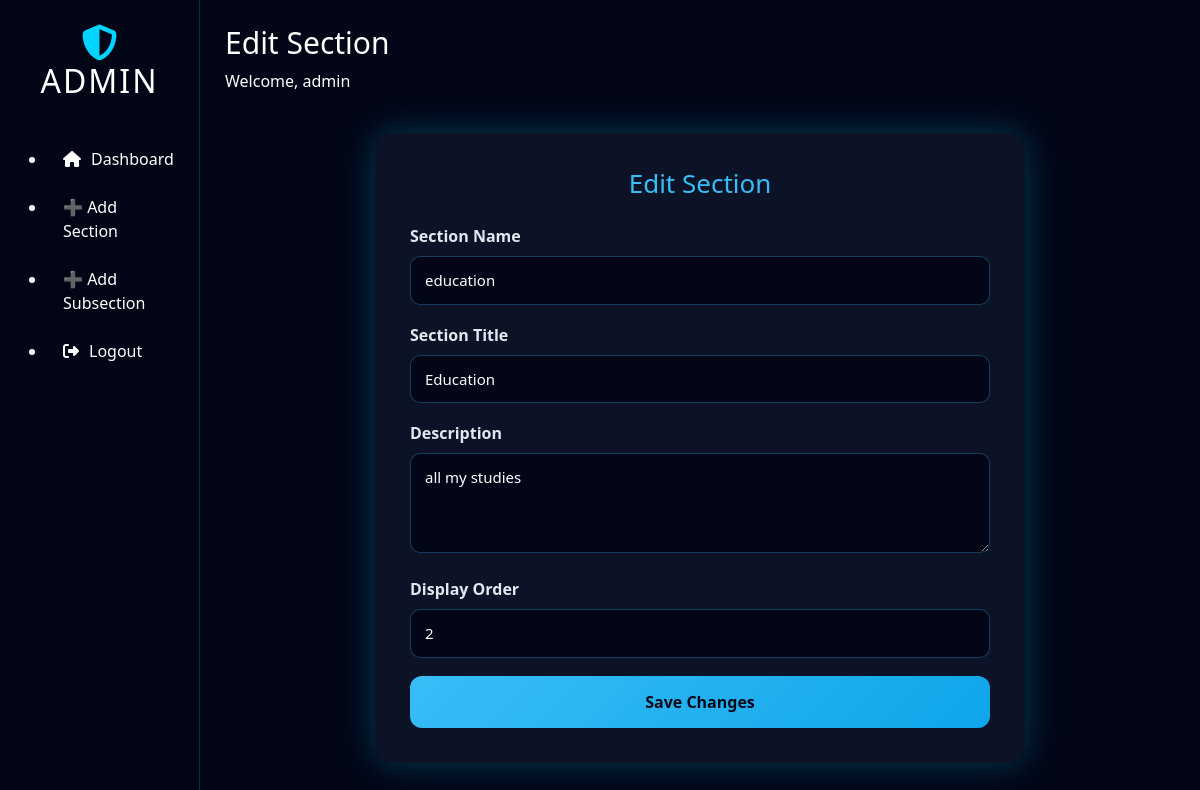
/admin/sections/edit/1 (signed in), run on the app's committed database.
### models.py (models this page shows)
class SectionHead(db.Model):
    __tablename__ = "section_head"
    id = db.Column(db.Integer, primary_key=True)
    section_name = db.Column(db.String(100), unique=True, nullable=False)
    section_title = db.Column(db.String(200), nullable=False)
    section_description = db.Column(db.Text)
    display_order = db.Column(db.Integer, default=0)
    items = db.relationship("SectionBody", backref="section", cascade="all, delete",
                            order_by="SectionBody.item_order")

### admin/routes.py (the view, shortened to what this page needs)
@admin_bp.route("/sections/edit/<int:id>", methods=["GET", "POST"])
@login_required
def edit_section(id):
    section = SectionHead.query.get_or_404(id)
    return render_template("edit_section.html", section=section)

### admin/routes.py (called while the page is built)
def login_required(f):
    from functools import wraps
    @wraps(f)
    def wrapper(*args, **kwargs):
        if "admin_id" not in session:
            return redirect(url_for("admin.login"))
        return f(*args, **kwargs)
    return wrapper

### templates/edit_section.html
{% extends "admin_layout.html" %}
{% set page_title = "Edit Section" %}
{% block content %}
<div class="admin-form-wrapper">
    <h2>Edit Section</h2>
    <form method="POST">
        <div class="form-group">
            <label>Section Name</label>
            <input type="text" name="section_name" value="{{ section.section_name }}" required>
        </div>
        <div class="form-group">
            <label>Section Title</label>
            <input type="text" name="section_title" value="{{ section.section_title }}" required>
        </div>
        <div class="form-group">
            <label>Description</label>
            <textarea name="section_description">{{ section.section_description }}</textarea>
        </div>
        <div class="form-group">
            <label>Display Order</label>
            <input type="number" name="display_order" value="{{ section.display_order }}" required>
        </div>
        <button type="submit" class="submit-btn">Save Changes</button>
    </form>
</div>
{% endblock %}

### static/css/admin_dashboard.css (style rules this page uses)
* { margin: 0; padding: 0; box-sizing: border-box; }
body.admin-body { background: #020617; color: #ffffff; min-height: 100vh; font-family: 'Segoe UI', Tahoma, Geneva, Verdana, sans-serif; }

### static/css/admin_forms.css (style rules this page uses)
.admin-form-wrapper { max-width: 650px; margin: 40px auto; padding: 35px; background: rgba(15, 23, 42, 0.85); border-radius: 16px; box-shadow: 0 0 35px rgba(0, 212, 255, 0.25); backdrop-filter: blur(8px); animation: fadeIn 0.4s ease-in-out; }
.admin-form-wrapper h2 { text-align: center; font-size: 26px; color: #38bdf8; margin-bottom: 25px; }
.form-group { margin-bottom: 18px; }
.form-group label { font-weight: 600; margin-bottom: 8px; display: block; color: #e2e8f0; }
.form-group input, .form-group select, .form-group textarea { width: 100%; padding: 12px 14px; font-size: 15px; border-radius: 10px; border: 1px solid rgba(56, 189, 248, 0.3); background: rgba(2, 6, 23, 0.9); color: #ffffff; transition: 0.3s ease; }
.form-group textarea { min-height: 100px; resize: vertical; }
.submit-btn { width: 100%; padding: 14px; background: linear-gradient(135deg, #38bdf8, #0ea5e9); border: none; border-radius: 12px; font-size: 16px; font-weight: 700; cursor: pointer; color: #020617; transition: 0.25s ease-in-out; }

### data on the page
SectionHead: section_name "education", section_title "Education", section_description "all my studies", display_order "2"

### other printed values
{{ page_title }} "Edit Section"
{{ session['admin_username'] }} "admin"
